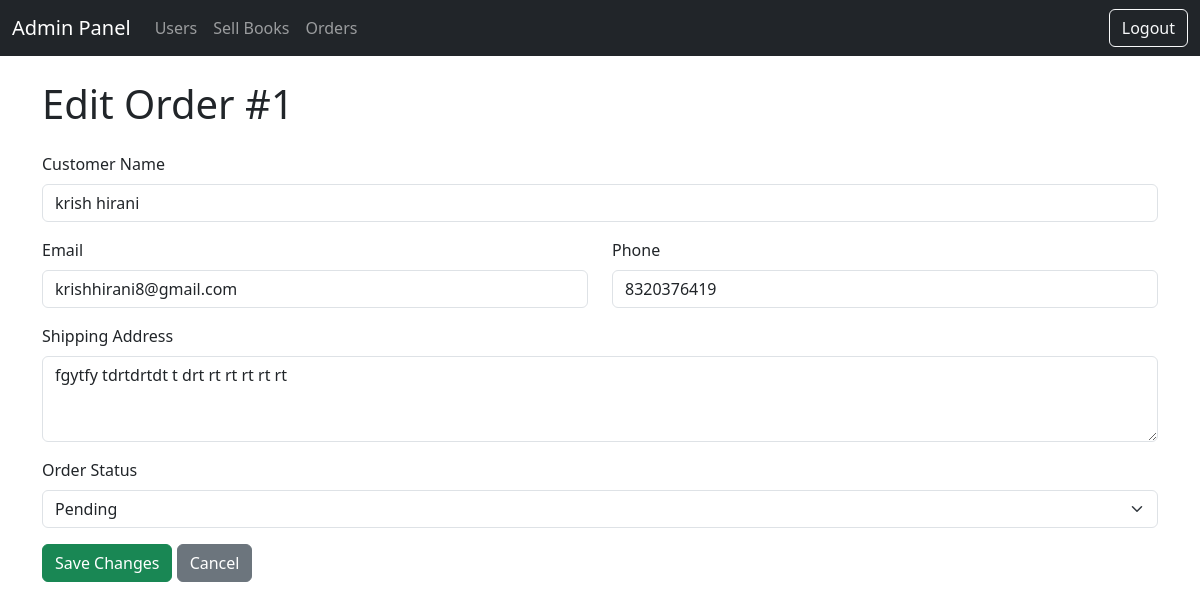
/admin/edit_order.php?id=1 (signed in), run on the app's committed database.
### tables this page shows
CREATE TABLE `orders` (
  `id` int(11) NOT NULL,
  `user_email` varchar(100) NOT NULL,
  `name` varchar(100) NOT NULL,
  `phone` varchar(15) NOT NULL,
  `email` varchar(100) NOT NULL,
  `address` varchar(255) NOT NULL,
  `city` varchar(100) NOT NULL,
  `state` varchar(100) NOT NULL,
  `postal_code` varchar(10) NOT NULL,
  `payment_method` varchar(50) NOT NULL,
  `status` varchar(50) NOT NULL DEFAULT 'Pending',
  `total_products` varchar(1000) NOT NULL,
  `total_price` decimal(10,2) NOT NULL,
  `placed_on` timestamp NOT NULL DEFAULT current_timestamp()
);

### admin/edit_order.php (the view, shortened to what this page needs)
<?php
include 'header.php';
$order_id = (int)$_GET['id'];
$result = mysqli_query($con, "SELECT * FROM `orders` WHERE id = '$order_id'");
if (mysqli_num_rows($result) > 0) {
    $order = mysqli_fetch_assoc($result);
} else {
    echo "<div class='alert alert-danger'>Order not found.</div>";
    include 'footer.php';
    exit();
}
?>
<h1 class="mb-4">Edit Order #<?php echo $order['id']; ?></h1>
<form action="" method="POST">
    <div class="mb-3">
        <label class="form-label">Customer Name</label>
        <input type="text" name="name" class="form-control" value="<?php echo htmlspecialchars($order['name']); ?>" required>
    </div>
    <div class="row mb-3">
        <div class="col-md-6">
            <label class="form-label">Email</label>
            <input type="email" name="email" class="form-control" value="<?php echo htmlspecialchars($order['email']); ?>" required>
        </div>
        <div class="col-md-6">
            <label class="form-label">Phone</label>
            <input type="tel" name="phone" class="form-control" value="<?php echo htmlspecialchars($order['phone']); ?>" required>
        </div>
    </div>
    <div class="mb-3">
        <label class="form-label">Shipping Address</label>
        <textarea name="address" class="form-control" rows="3" required><?php echo htmlspecialchars($order['address']); ?></textarea>
    </div>
    <div class="mb-3">
        <label class="form-label">Order Status</label>
        <select name="status" class="form-select">
            <option value="Pending" <?php if($order['status'] == 'Pending') echo 'selected'; ?>>Pending</option>
        </select>
    </div>
    <button type="submit" class="btn btn-success">Save Changes</button>
    <a href="orders.php" class="btn btn-secondary">Cancel</a>
</form>
<?php include 'footer.php'; ?>

### data on the page
orders: id "1", name "krish hirani", email "krishhirani8@gmail.com", phone "8320376419", address "fgytfy tdrtdrtdt t drt rt rt rt rt rt", status "Pending"
